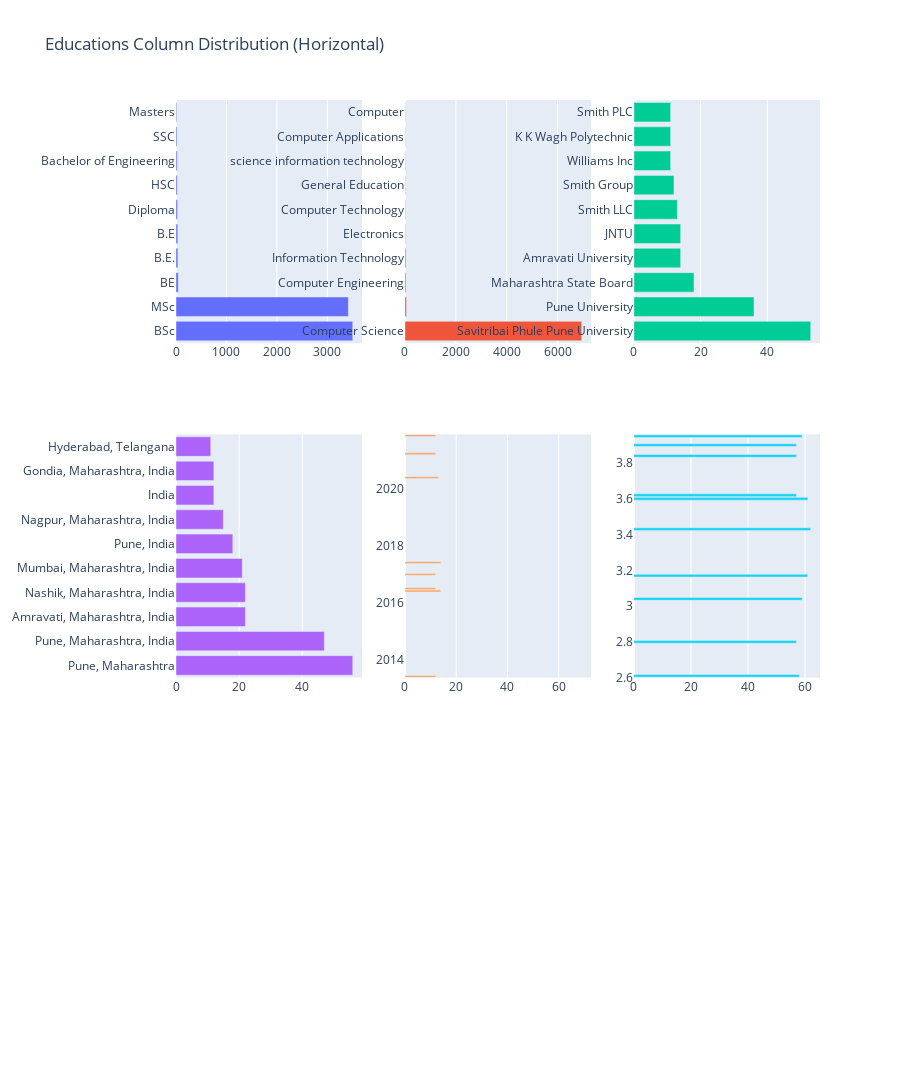

Notebook source saved alongside this figure:
### Code cell
df.distribute_educations_horizontal()

### Figure 1 — Plotly figure (JSON) as saved in the notebook; plotly's stock layout.template omitted (floating-point values rounded to 4 significant figures)
{"data": [{"name": "degree_level", "orientation": "h", "showlegend": false, "type": "bar", "x": [3503, 3416, 45, 37, 35, 31, 25, 23, 20, 14], "xaxis": "x", "y": ["BSc", "MSc", "BE", "B.E.", "B.E", "Diploma", "HSC", "Bachelor of Engineering", "SSC", "Masters"], "yaxis": "y"}, {"name": "field", "orientation": "h", "showlegend": false, "type": "bar", "x": [6947, 60, 38, 36, 16, 16, 13, 12, 12, 12], "xaxis": "x2", "y": ["Computer Science", "", "Computer Engineering", "Information Technology", "Electronics", "Computer Technology", "General Education", "science information technology", "Computer Applications", "Computer"], "yaxis": "y2"}, {"name": "institution", "orientation": "h", "showlegend": false, "type": "bar", "x": [53, 36, 18, 14, 14, 13, 12, 11, 11, 11], "xaxis": "x3", "y": ["Savitribai Phule Pune University", "Pune University", "Maharashtra State Board", "Amravati University", "JNTU", "Smith LLC", "Smith Group", "Williams Inc", "K K Wagh Polytechnic", "Smith PLC"], "yaxis": "y3"}, {"name": "institution_location", "orientation": "h", "showlegend": false, "type": "bar", "x": [56, 47, 22, 22, 21, 18, 15, 12, 12, 11], "xaxis": "x4", "y": ["Pune, Maharashtra", "Pune, Maharashtra, India", "Amravati, Maharashtra, India", "Nashik, Maharashtra, India", "Mumbai, Maharashtra, India", "Pune, India", "Nagpur, Maharashtra, India", "India", "Gondia, Maharashtra, India", "Hyderabad, Telangana"], "yaxis": "y4"}, {"name": "graduation_date", "orientation": "h", "showlegend": false, "type": "bar", "x": [69, 33, 14, 14, 13, 12, 12, 12, 12, 12], "xaxis": "x5", "y": ["", "Not Provided", "2016-06", "2017-06", "2020-05-26", "2016-07", "2021-11-17", "2021-03-28", "2017-01", "2013-06"], "yaxis": "y5"}, {"name": "gpa", "orientation": "h", "showlegend": false, "type": "bar", "x": [62, 61, 61, 59, 59, 58, 57, 57, 57, 57], "xaxis": "x6", "y": [3.43, 3.17, 3.6, 3.95, 3.04, 2.61, 2.8, 3.9, 3.84, 3.62], "yaxis": "y6"}], "layout": {"height": 1200, "showlegend": false, "title": {"text": "Educations Column Distribution (Horizontal)"}, "xaxis": {"anchor": "y", "domain": [0, 0.2889]}, "xaxis2": {"anchor": "y2", "domain": [0.3556, 0.6444]}, "xaxis3": {"anchor": "y3", "domain": [0.7111, 1]}, "xaxis4": {"anchor": "y4", "domain": [0, 0.2889]}, "xaxis5": {"anchor": "y5", "domain": [0.3556, 0.6444]}, "xaxis6": {"anchor": "y6", "domain": [0.7111, 1]}, "xaxis7": {"anchor": "y7", "domain": [0, 0.2889]}, "xaxis8": {"anchor": "y8", "domain": [0.3556, 0.6444]}, "xaxis9": {"anchor": "y9", "domain": [0.7111, 1]}, "yaxis": {"anchor": "x", "domain": [0.7333, 1]}, "yaxis2": {"anchor": "x2", "domain": [0.7333, 1]}, "yaxis3": {"anchor": "x3", "domain": [0.7333, 1]}, "yaxis4": {"anchor": "x4", "domain": [0.3667, 0.6333]}, "yaxis5": {"anchor": "x5", "domain": [0.3667, 0.6333]}, "yaxis6": {"anchor": "x6", "domain": [0.3667, 0.6333]}, "yaxis7": {"anchor": "x7", "domain": [0, 0.2667]}, "yaxis8": {"anchor": "x8", "domain": [0, 0.2667]}, "yaxis9": {"anchor": "x9", "domain": [0, 0.2667]}}}
